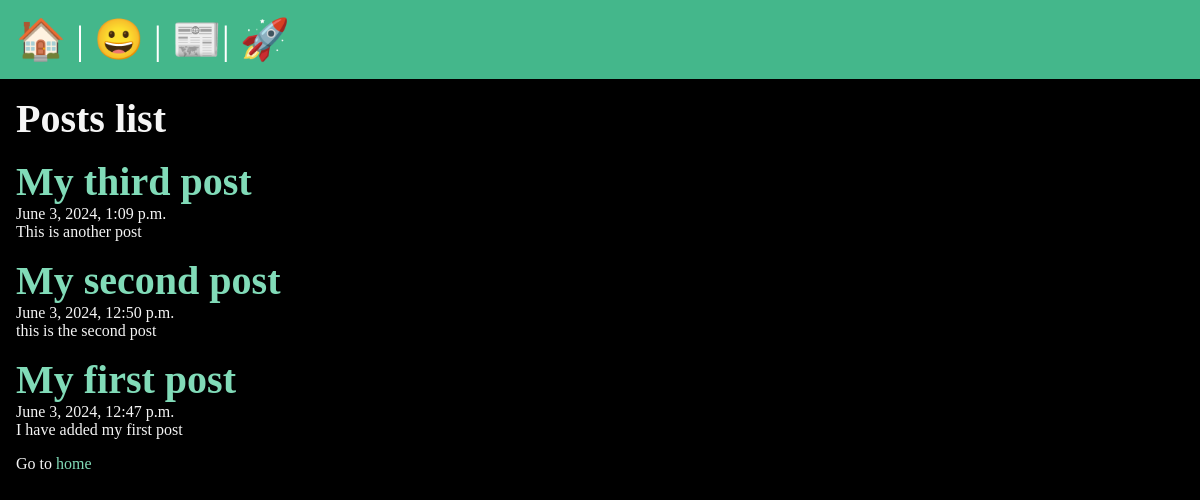
/posts/, run on the app's committed database.
### posts/models.py (models this page shows, shortened)
class Post(models.Model):
    title = models.CharField(max_length=75)
    body = models.TextField()
    slug = models.SlugField()
    date = models.DateTimeField(auto_now_add=True)
    banner = models.ImageField(default='fallback.png', blank=True)

### posts/views.py (the view)
# urls.py: path('',views.posts_list, name="list" ),
def posts_list(request):
    posts = Post.objects.all().order_by('-date')
    return render(request, "posts/posts_list.html", {"posts": posts})

### posts/templates/posts/posts_list.html (shortened to what this page needs)
{% extends 'layout.html' %}
{% block content %}
<section>
<h1>Posts list</h1>
{% for post in posts %}
<article class="post">
    <h2>
        <a href="{% url 'posts:page' slug=post.slug %}">
        {{post.title}}
        </a>
    </h2>
    <p>{{post.date}}</p>
    <p>{{post.body}}</p>
</article>
{% endfor %}
<p>Go to <a href="/">home</a></p>
</section>
{% endblock %}

### static/css/style.css (style rules this page uses)
* { margin: 0; padding: 0; box-sizing: border-box; }
body { min-height: 100vh; background-color: black; color: whitesmoke; font-size: 3rem; }
section { display: flex; flex-flow: column; gap: 1rem; }
h1, h2 { font-size: 2.5rem; }
p { font-size: 1rem; }
a { text-decoration: none; color: #81dbb8; }

### data on the page
Post: title "My third post", date "June 3, 2024, 1:09 p.m.", body "This is another post"
Post: title "My second post", date "June 3, 2024, 12:50 p.m.", body "this is the second post"
Post: title "My first post", date "June 3, 2024, 12:47 p.m.", body "I have added my first post"
